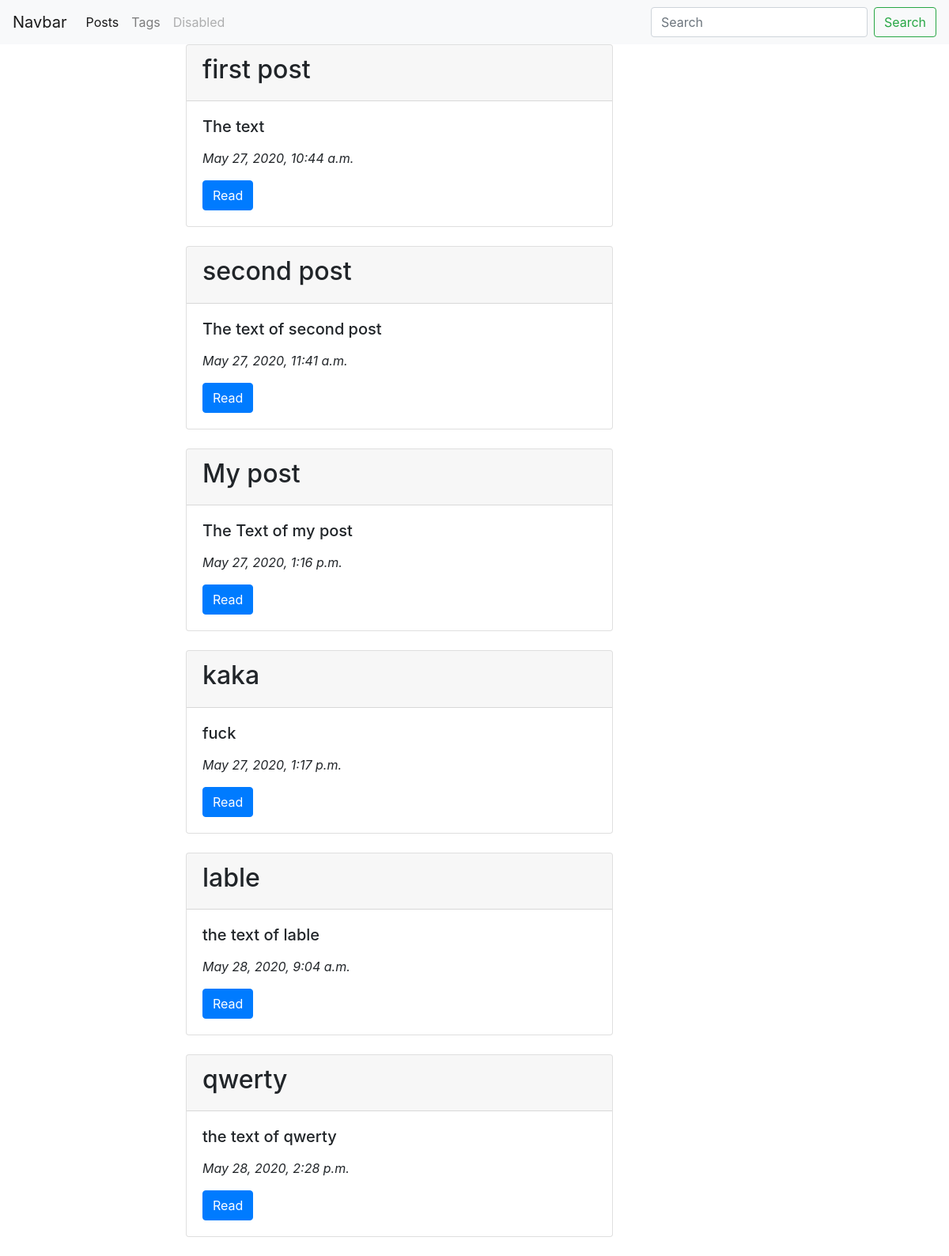
Screenshot of /blog/ with the database file from the repository.
### blog/models.py (models this page shows, shortened)
class Post(models.Model):
    title = models.CharField(max_length=150, db_index=True)
    slug = models.SlugField(max_length=150, unique=True)
    body = models.TextField(blank=True, db_index=True)
    tags = models.ManyToManyField('Tag', blank=True, related_name='posts')
    date_pub = models.DateTimeField(auto_now_add=True)

### blog/views.py (the view)
# urls.py: path('', views.posts_list, name="posts_list_url"),
def posts_list(request):
    posts = Post.objects.all()
    return render(request, 'blog/index.html', context={'posts':posts})

### blog/templates/blog/index.html (shortened to what this page needs)
{% extends 'blog/base_blog.html' %}
{% block content %}
  {% for post in posts %}
  {% include 'blog/includes/post_card_template.html' %}
  {% endfor %}
{% endblock %}

### blog/templates/blog/includes/post_card_template.html
<div class="card mb-4">
  <div class="card-header">
    <h2>{{ post.title }}</h2>
  </div>
  <div class="card-body">
    <h5 class="card-title"><p>{{ post.body }}</p></h5>
    <p class="card-text"><em>{{ post.date_pub }}</em></p>
    <a href="{% url 'blog:post_detail_url' slug=post.slug %}" class="btn btn-primary">Read</a>
  </div>
</div>

### rows the page displays
Post: title "first post", body "The text", date_pub "May 27, 2020, 10:44 a.m."
Post: title "second post", body "The text of second post", date_pub "May 27, 2020, 11:41 a.m."
Post: title "My post", body "The Text of my post", date_pub "May 27, 2020, 1:16 p.m."
Post: title "kaka", body "fuck", date_pub "May 27, 2020, 1:17 p.m."
Post: title "lable", body "the text of lable", date_pub "May 28, 2020, 9:04 a.m."
Post: title "qwerty", body "the text of qwerty", date_pub "May 28, 2020, 2:28 p.m."
